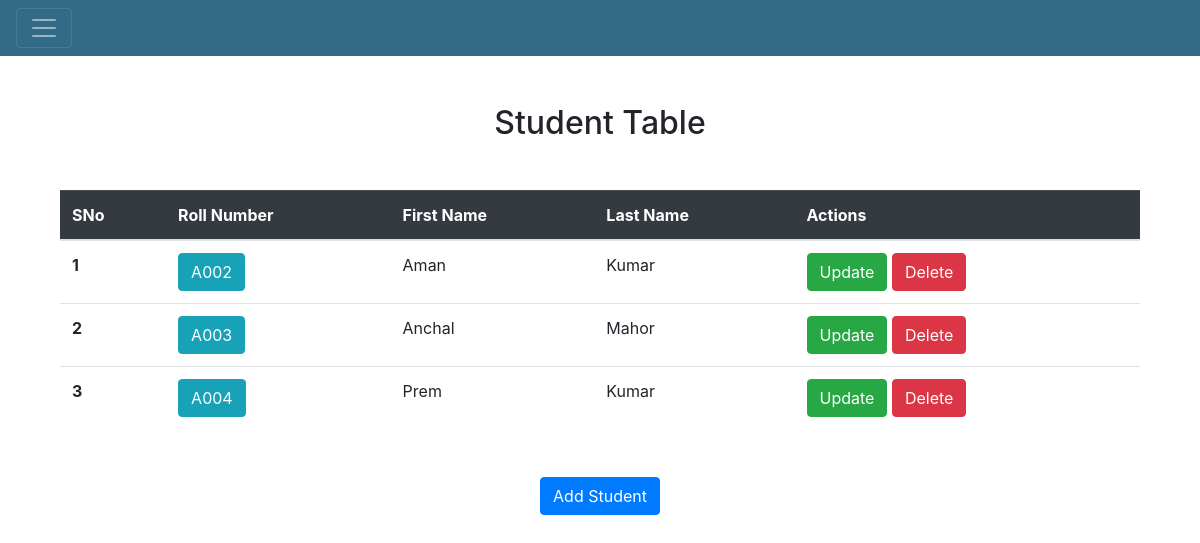
The app's page / (signed in), older data.
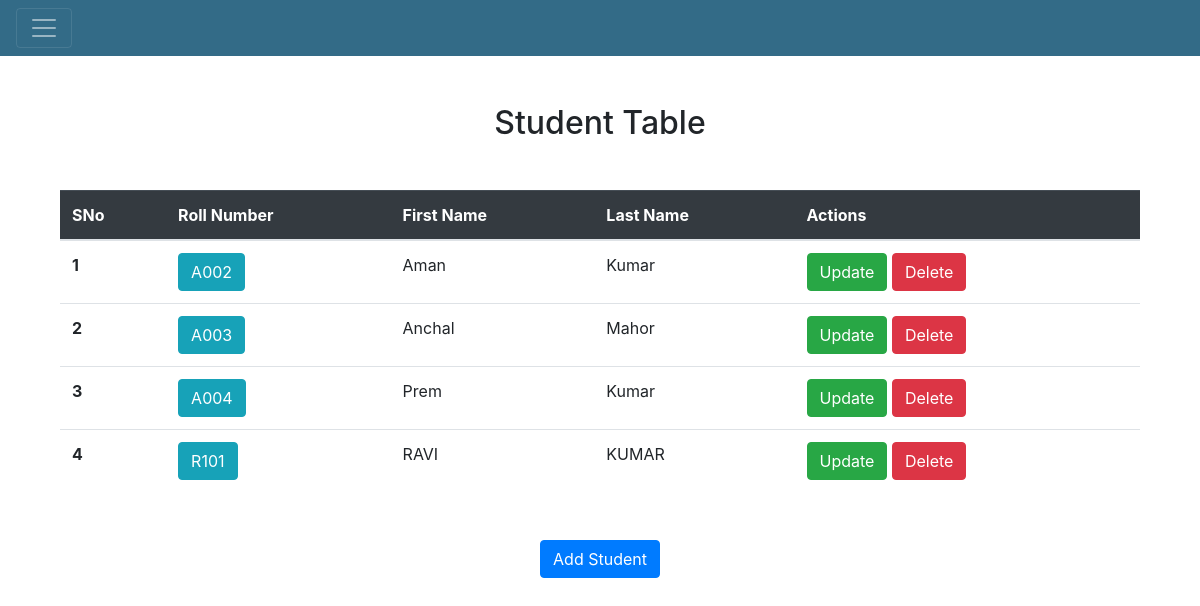
The same page, newer data.
### website_code/models.py (models this page shows)
class Student(db.Model):
    __tablename__='student'
    student_id = db.Column(db.Integer,primary_key=True,autoincrement=True)
    roll_number = db.Column(db.String,unique=True,nullable=False)
    first_name = db.Column(db.String)
    last_name = db.Column(db.String)

### website_code/views.py (the view)
@views.route("/",methods=["GET","POST"])  # this '@views is the variable 'views' not the one inside the Blueprint.
@login_required
def home():        # we have created a blueprint. Now we need to register it in __init__.py file.
    std = Student.query.all()
    return render_template("home.html",user=current_user, students=std)

### website_code/__init__.py (called while the page is built)
def make_app():     # we are making our flask app.
    app=Flask(__name__)
    app.config["SECRET_KEY"] = "This is a secret ket" # this secret key is used to encrypt session and cookies data related to website.
    app.config['SQLALCHEMY_DATABASE_URI'] = "sqlite:///first_website_database.sqlite3"
    db.init_app(app)
    from .views import views  # first views is the file name (it has to start with dot) and second views is the variable name in views.py
    from .authentication import auth  # this make it more clear. compare it with views.
    app.register_blueprint(views, url_prefix="/")
    app.register_blueprint(auth, url_prefix="/")
    login_mngr=LoginManager()
    login_mngr.login_view = 'auth.login'
    login_mngr.init_app(app)
    @login_mngr.user_loader
    def load_user(user_id):
        return User.query.get(int(user_id))
    return app

### website_code/templates/home.html (shortened to what this page needs)
{% extends "base.html" %}
{% block content%}
    <div class="my-5 text-center">
        <h2>Student Table</h2>
    </div>
    <div class="container-fluid">
        {% if students  %}
            <table class = "table" >
                <thead class="table-dark">
                    <tr>
                        <th scope="col">SNo</th>
                        <th scope="col">Roll Number</th>
                        <th scope="col">First Name</th>
                        <th scope="col">Last Name</th>
                        <th scope="col">Actions</th>
                    </tr>
                </thead>
                <tbody>
                {% for ind in range(students|length) %}
                    <tr>
                        <th scope="row">{{ind+1}}</th>
                        <td>
                            <a href="/student/{{students[ind]['student_id']}}">
                                <button type="button" class="btn btn-info">
                                    {{students[ind]["roll_number"]}}
                                </button>
                            </a>
                        </td>
                        <td>{{students[ind]["first_name"]}}</td>
                        <td>{{students[ind]["last_name"]}}</td>
                        <td>
                        <a href="/student/{{students[ind]['student_id']}}/update" type="button">
                            <button type="button" class="btn btn-success">Update</button>
                        </a>
                        <a href="/student/{{students[ind]['student_id']}}/delete" type="button">
                            <button type="button" class="btn btn-danger">Delete</button>
                        </a>
                        </td>
                    </tr>
                {% endfor %}
                </tbody>
            </table>
        {% else %}
            No Student Found. Add a student now!
        {% endif %}
    </div>
    <div class="my-5" align="center">
    <a href="/student/create"  type="button">
        <button type="button" class="btn btn-primary">Add Student</button>
    </a>
    </div>
{% endblock content%}

Row changes from the older to the newer data that the page shows:
added Student: roll_number "R101", first_name "RAVI", last_name "KUMAR"
Text that changed along with them:
new list line: "4 Update Delete"
